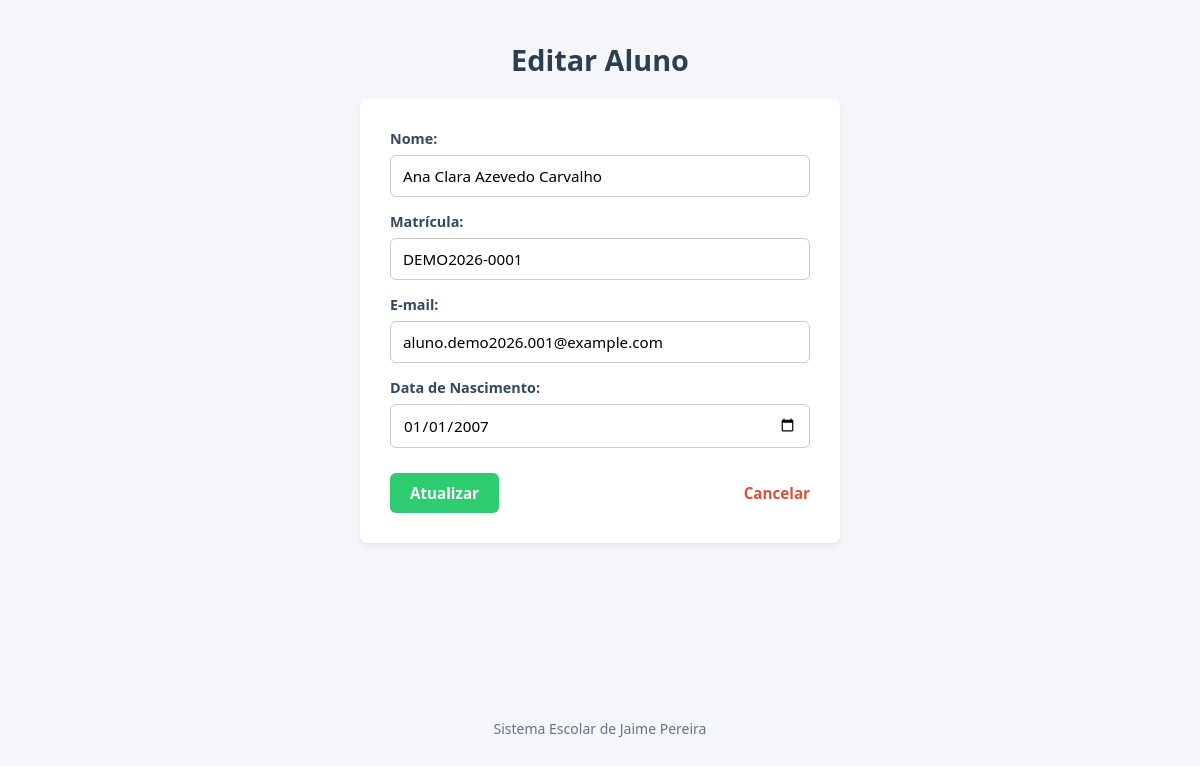
Screenshot of /alunos/editar.php?id=5 (signed in) with the database file from the repository.
### tables this page shows
CREATE TABLE `alunos` (
  `id` int(11) NOT NULL,
  `nome` varchar(100) NOT NULL,
  `matricula` varchar(20) NOT NULL,
  `email` varchar(150) NOT NULL,
  `cpf` varchar(14) DEFAULT NULL,
  `data_nascimento` date DEFAULT NULL,
  `ativo` tinyint(1) DEFAULT 1,
  `criado_em` timestamp NOT NULL DEFAULT current_timestamp(),
  `foto` varchar(255) DEFAULT NULL
);

### alunos/editar.php (the view, shortened to what this page needs)
<?php
require_once '../config/conexao.php';
$id = $_GET['id'] ?? 0;
$sql = 'SELECT * FROM alunos WHERE id = :id AND ativo = 1';
$stmt = $pdo->prepare($sql);
$stmt->execute([':id' => $id]);
$aluno = $stmt->fetch();
?>
<!DOCTYPE html>
<html lang="pt-BR">
    <head>
        <link rel="stylesheet" href="../assets/css/editaralunos.css" />
        <link rel="stylesheet" href="../assets/css/rodape.css" />
    </head>
    <body>
        <h2>Editar Aluno</h2>
        <form method="POST">
            <label for="nome">Nome:</label>
            <input id="nome" type="text" name="nome" value="<?= htmlspecialchars($aluno['nome']) ?>" required />
            <label for="matricula">Matrícula:</label>
            <input
                id="matricula"
                type="text"
                name="matricula"
                value="<?= htmlspecialchars($aluno['matricula']) ?>"
                required
            />
            <label for="email">E-mail:</label>
            <input id="email" type="email" name="email" value="<?= htmlspecialchars($aluno['email']) ?>" required />
            <label for="data_nascimento">Data de Nascimento:</label>
            <input
                id="data_nascimento"
                type="date"
                name="data_nascimento"
                value="<?= htmlspecialchars((string) ($aluno['data_nascimento'] ?? '')) ?>"
                required
            />
            <div class="form-actions">
                <button type="submit">Atualizar</button>
                <a href="listar.php">Cancelar</a>
            </div>
        </form>
        <?php include __DIR__ . '/../includes/footer.php'; ?>
    </body>
</html>

### assets/css/editaralunos.css (style rules this page uses)
* { margin: 0; padding: 0; box-sizing: border-box; font-family: 'Segoe UI', Tahoma, Geneva, Verdana, sans-serif; }
body { background-color: #f4f6f9; color: #333; min-height: 100vh; padding: 40px 15px; display: flex; flex-direction: column; align-items: center; }
h2 { color: #2c3e50; margin-bottom: 20px; font-size: 1.8rem; text-align: center; }
form { background: #ffffff; padding: 30px; border-radius: 8px; box-shadow: 0 4px 6px rgba(0, 0, 0, 0.05); width: 100%; max-width: 480px; display: flex; flex-direction: column; gap: 15px; }
label { font-weight: 600; font-size: 0.9rem; color: #34495e; margin-bottom: -8px; }
input[type='text'], input[type='email'], input[type='date'] { width: 100%; padding: 10px 12px; border: 1px solid #cccccc; border-radius: 6px; font-size: 0.95rem; outline: none; transition: border-color 0.2s, box-shadow 0.2s; }
.form-actions { display: flex; align-items: center; justify-content: space-between; gap: 16px; flex-wrap: wrap; margin-top: 10px; }
button[type='submit'] { background-color: #2ecc71; color: #ffffff; border: none; padding: 10px 20px; border-radius: 6px; font-size: 0.95rem; font-weight: 600; cursor: pointer; transition: background-color 0.2s; }
a { text-decoration: none; color: #e74c3c; font-weight: 600; font-size: 0.95rem; transition: color 0.2s; }

### assets/css/rodape.css (style rules this page uses)
body { min-height: 100vh; display: flex; flex-direction: column; }

### rows the page displays
alunos: nome "Ana Clara Azevedo Carvalho", matricula "DEMO2026-0001", email "aluno.demo2026.001@example.com", data_nascimento "01/01/2007"
